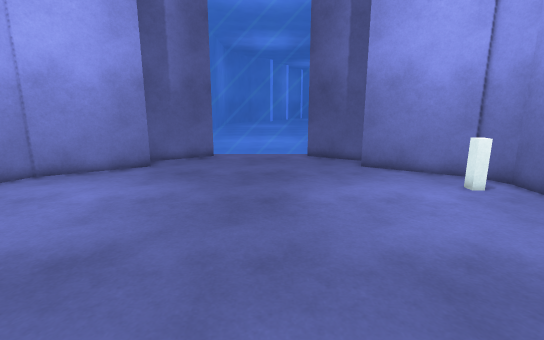
View 1 (above)

15 first-person views from a walk through a scene from a Unity 3-D project. The camera is 1.5 m above the floor, tilts 12° down and sees 85° across. The floor is counted in squares, 0.47 m on a side. Each view is taken from the middle of a square. On the plan, view 1 faces up. The plan holds only what a view shows up to about 20 squares ahead; the rest is blank. The place goes on beyond the plan. The player character is not drawn.

View 2
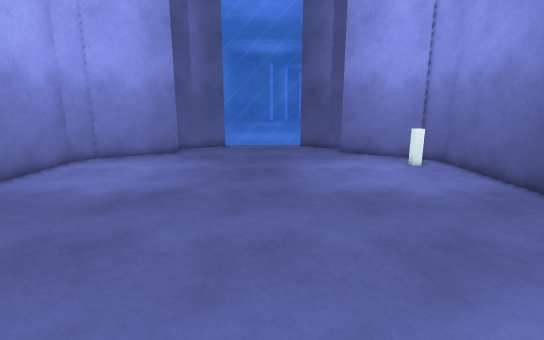

View 3
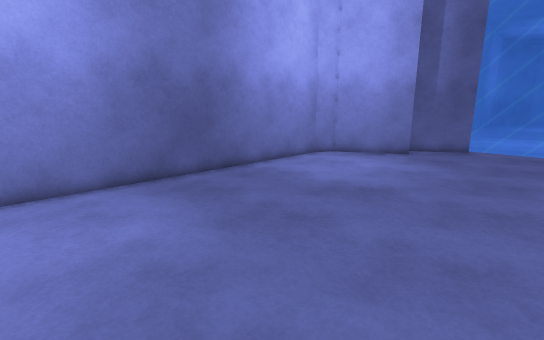

View 4
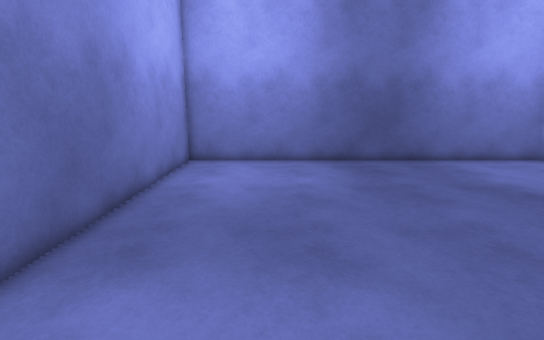

View 5
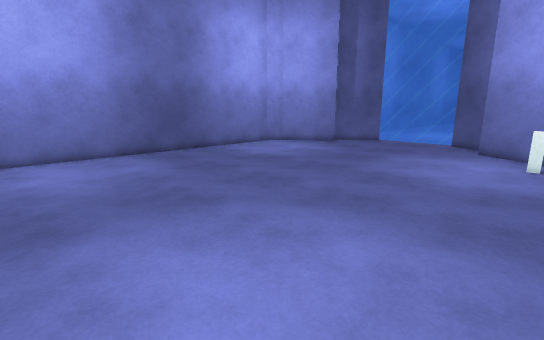

View 6
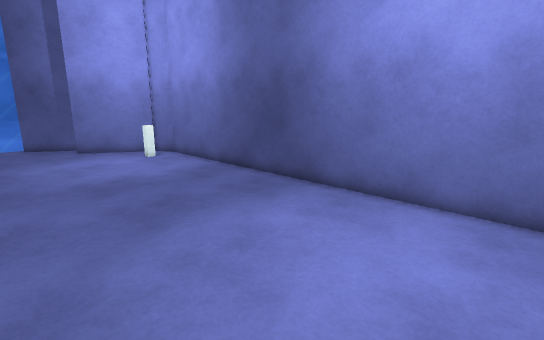

View 7
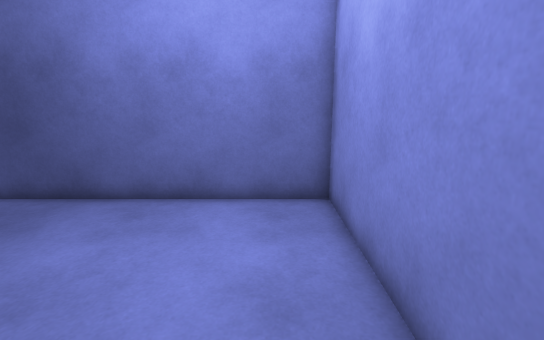

View 8
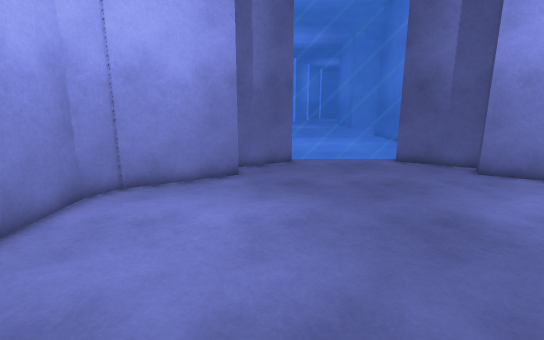

View 9
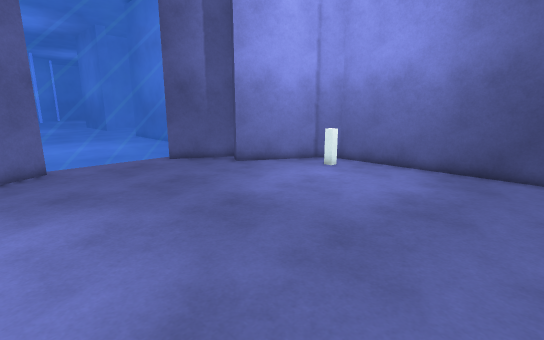

View 10
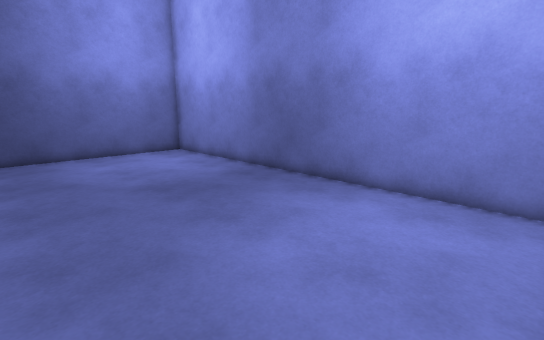

View 11
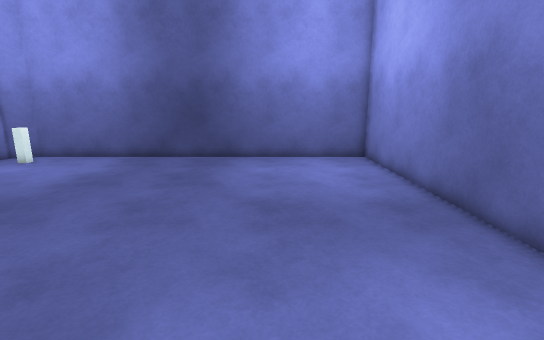

View 12
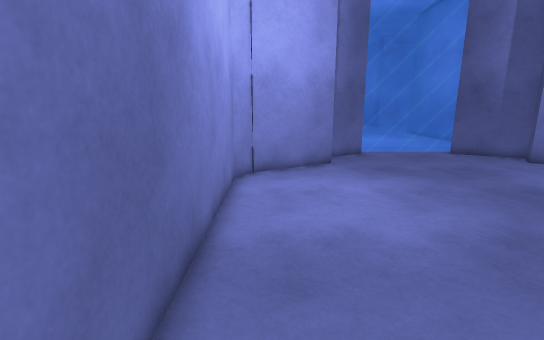

View 13
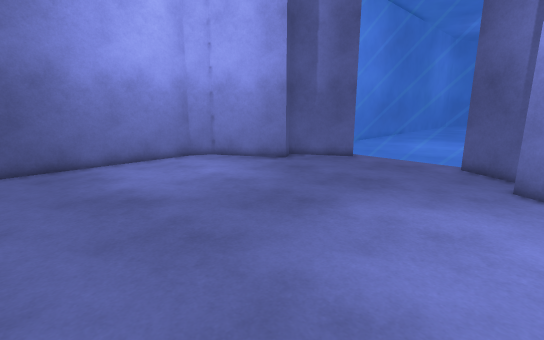

View 14
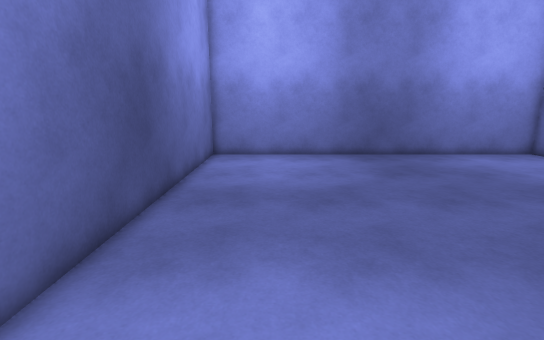

View 15
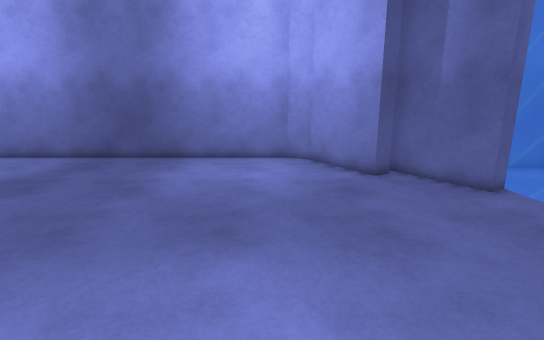

### Floor plan
Key: @ floor where view 1 was taken; # wall or solid block; . floor; = window, fence, low wall or low ledge; O other object.
Columns run from 12 left of view 1 to 10 right of it. Each row starts with its distance up from view 1.
 21        =========
 20         =======#
 19       ###......##
 18      ##.........###
 17     ##............#
 16     ##...........##
 15    ###............##
 14  ###...............###
 13 ##...................##
 12 #...................O.#
 11 #...................O.#
 10 #.....................#
  9 #.....................#
  8 #.....................#
  7 #.....................#
  6 #.....................#
  5 #.....................#
  4 #.....................#
  3 #.....................#
  2 #.....................#
  1 #.....................#
  0 #...........@.........#
 -1 #.....................#
 -2 #.....................#
 -3 #.....................#
 -4 #.....................#
 -5 #.....................#
 -6 #.....................#
 -7 #.....................#
 -8 #.....................#
 -9 #######################

Where each view was taken, in squares from view 1:
view 1: 0 up, 0 right, facing up
view 2: 5 down, 0 right, facing up
view 3: 5 down, 1 right, facing up-left
view 4: 4 down, 6 right, facing left
view 5: 8 down, 9 right, facing up-left
view 6: 8 down, 0 right, facing up-right
view 7: 7 down, 0 right, facing right
view 8: 2 up, 5 left, facing up
view 9: 2 up, 6 left, facing up-right
view 10: 2 up, 11 left, facing down-right
view 11: 3 down, 9 left, facing right
view 12: 1 down, 10 left, facing up
view 13: 2 up, 6 right, facing up-left
view 14: 11 up, 6 right, facing down
view 15: 11 up, 7 right, facing left
